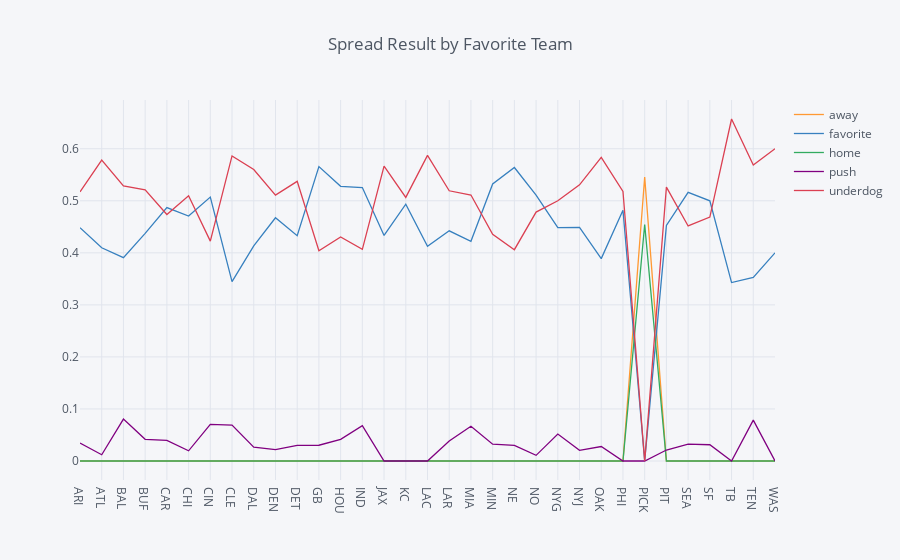

Write notebook code for a chart like this one.
### Code cell
ct = pd.crosstab(data_filtered.spread_result, data_filtered.team_favorite_id)
ct.T.div(ct.sum(), axis=0).iplot(title='Spread Result by Favorite Team')

### Figure 1 — Plotly figure (JSON) as saved in the notebook; plotly's stock layout.template omitted (floating-point values rounded to 4 significant figures)
{"data": [{"line": {"color": "rgba(255, 153, 51, 1.0)", "dash": "solid", "shape": "linear", "width": 1.3}, "mode": "lines", "name": "away", "text": "", "type": "scatter", "uid": "042d8c9a-9d29-11e9-83f1-88e9fe6538ec", "x": ["ARI", "ATL", "BAL", "BUF", "CAR", "CHI", "CIN", "CLE", "DAL", "DEN", "DET", "GB", "HOU", "IND", "JAX", "KC", "LAC", "LAR", "MIA", "MIN", "NE", "NO", "NYG", "NYJ", "OAK", "PHI", "PICK", "PIT", "SEA", "SF", "TB", "TEN", "WAS"], "y": [0, 0, 0, 0, 0, 0, 0, 0, 0, 0, 0, 0, 0, 0, 0, 0, 0, 0, 0, 0, 0, 0, 0, 0, 0, 0, 0.5455, 0, 0, 0, 0, 0, 0]}, {"line": {"color": "rgba(55, 128, 191, 1.0)", "dash": "solid", "shape": "linear", "width": 1.3}, "mode": "lines", "name": "favorite", "text": "", "type": "scatter", "uid": "042d8e86-9d29-11e9-a82e-88e9fe6538ec", "x": ["ARI", "ATL", "BAL", "BUF", "CAR", "CHI", "CIN", "CLE", "DAL", "DEN", "DET", "GB", "HOU", "IND", "JAX", "KC", "LAC", "LAR", "MIA", "MIN", "NE", "NO", "NYG", "NYJ", "OAK", "PHI", "PICK", "PIT", "SEA", "SF", "TB", "TEN", "WAS"], "y": [0.4483, 0.4096, 0.3908, 0.4375, 0.4868, 0.4706, 0.507, 0.3448, 0.4133, 0.4674, 0.4328, 0.5657, 0.5278, 0.5254, 0.4333, 0.4935, 0.4127, 0.4423, 0.4222, 0.5323, 0.5639, 0.5109, 0.4483, 0.449, 0.3889, 0.4819, 0, 0.4526, 0.5161, 0.5, 0.3429, 0.3529, 0.4]}, {"line": {"color": "rgba(50, 171, 96, 1.0)", "dash": "solid", "shape": "linear", "width": 1.3}, "mode": "lines", "name": "home", "text": "", "type": "scatter", "uid": "042d8fba-9d29-11e9-be14-88e9fe6538ec", "x": ["ARI", "ATL", "BAL", "BUF", "CAR", "CHI", "CIN", "CLE", "DAL", "DEN", "DET", "GB", "HOU", "IND", "JAX", "KC", "LAC", "LAR", "MIA", "MIN", "NE", "NO", "NYG", "NYJ", "OAK", "PHI", "PICK", "PIT", "SEA", "SF", "TB", "TEN", "WAS"], "y": [0, 0, 0, 0, 0, 0, 0, 0, 0, 0, 0, 0, 0, 0, 0, 0, 0, 0, 0, 0, 0, 0, 0, 0, 0, 0, 0.4545, 0, 0, 0, 0, 0, 0]}, {"line": {"color": "rgba(128, 0, 128, 1.0)", "dash": "solid", "shape": "linear", "width": 1.3}, "mode": "lines", "name": "push", "text": "", "type": "scatter", "uid": "042d90d2-9d29-11e9-8ecc-88e9fe6538ec", "x": ["ARI", "ATL", "BAL", "BUF", "CAR", "CHI", "CIN", "CLE", "DAL", "DEN", "DET", "GB", "HOU", "IND", "JAX", "KC", "LAC", "LAR", "MIA", "MIN", "NE", "NO", "NYG", "NYJ", "OAK", "PHI", "PICK", "PIT", "SEA", "SF", "TB", "TEN", "WAS"], "y": [0.03448, 0.01205, 0.08046, 0.04167, 0.03947, 0.01961, 0.07042, 0.06897, 0.02667, 0.02174, 0.02985, 0.0303, 0.04167, 0.0678, 0, 0, 0, 0.03846, 0.06667, 0.03226, 0.03008, 0.01087, 0.05172, 0.02041, 0.02778, 0, 0, 0.02105, 0.03226, 0.03125, 0, 0.07843, 0]}, {"line": {"color": "rgba(219, 64, 82, 1.0)", "dash": "solid", "shape": "linear", "width": 1.3}, "mode": "lines", "name": "underdog", "text": "", "type": "scatter", "uid": "042d91cc-9d29-11e9-b72f-88e9fe6538ec", "x": ["ARI", "ATL", "BAL", "BUF", "CAR", "CHI", "CIN", "CLE", "DAL", "DEN", "DET", "GB", "HOU", "IND", "JAX", "KC", "LAC", "LAR", "MIA", "MIN", "NE", "NO", "NYG", "NYJ", "OAK", "PHI", "PICK", "PIT", "SEA", "SF", "TB", "TEN", "WAS"], "y": [0.5172, 0.5783, 0.5287, 0.5208, 0.4737, 0.5098, 0.4225, 0.5862, 0.56, 0.5109, 0.5373, 0.404, 0.4306, 0.4068, 0.5667, 0.5065, 0.5873, 0.5192, 0.5111, 0.4355, 0.406, 0.4783, 0.5, 0.5306, 0.5833, 0.5181, 0, 0.5263, 0.4516, 0.4688, 0.6571, 0.5686, 0.6]}], "layout": {"legend": {"bgcolor": "#F5F6F9", "font": {"color": "#4D5663"}}, "paper_bgcolor": "#F5F6F9", "plot_bgcolor": "#F5F6F9", "title": "Spread Result by Favorite Team", "titlefont": {"color": "#4D5663"}, "xaxis": {"gridcolor": "#E1E5ED", "showgrid": true, "tickfont": {"color": "#4D5663"}, "title": "", "titlefont": {"color": "#4D5663"}, "zerolinecolor": "#E1E5ED"}, "yaxis": {"gridcolor": "#E1E5ED", "showgrid": true, "tickfont": {"color": "#4D5663"}, "title": "", "titlefont": {"color": "#4D5663"}, "zerolinecolor": "#E1E5ED"}}}
